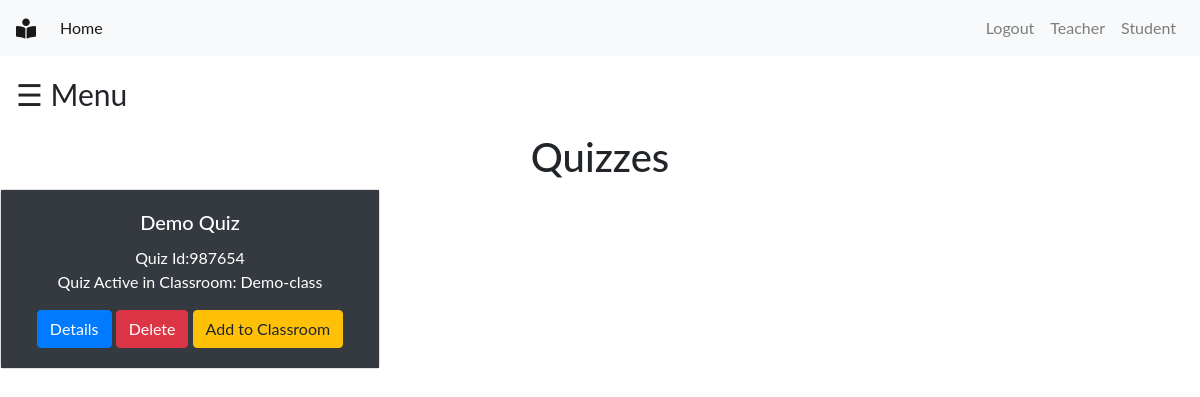
Screenshot of /polls/teacher/quiz/list/ (signed in) with the database file from the repository.
### polls/models.py (models this page shows, shortened)
class Quiz(models.Model):
    quiz_name = models.CharField(max_length=100)
    quiz_id = models.CharField(max_length=50)
    active = models.BooleanField(default=True)
    classroom = models.ForeignKey(Classroom, on_delete=models.CASCADE, null=True)
    teacher = models.ForeignKey(Teacher, on_delete=models.CASCADE)
    start_time = models.DateTimeField()
    end_time = models.DateTimeField()
    def get_absolute_url(self):
        return reverse('polls:quiz-detail', kwargs={'quiz_pk': self.id})

class Classroom(models.Model):
    c_name = models.CharField(max_length=100)
    class_id = models.CharField(max_length=100)
    teacher = models.ForeignKey(Teacher, on_delete=models.CASCADE)

### polls/views.py (the view)
# urls.py: path('teacher/quiz/list/', login_required(views.QuizListView.as_view()), name='quiz-list'),
class QuizListView(View):
    template_name = 'teacher/quiz_list.html'
    def get(self, request):
        teacher = Teacher.objects.filter(user=request.user).first()
        object_list = Quiz.objects.filter(teacher=teacher)
        context = {
            'object_list': object_list,
        }
        return render(request, self.template_name, context)

### polls/templates/teacher/quiz_list.html (shortened to what this page needs)
{% include 'base.html' %}
{% block content %}
{% include 'includes/sidebar.html' %}
<div class="container">
  <div class="row justify-content-center">
    <h1>Quizzes</h1>
  </div>
</div>
{% for object in object_list %}
{% if forloop.counter0|divisibleby:3 %} <div class="row"> {%  endif %}
    <div class="col-md-4">
    <div class="card text-center">
  <div class="card-body text-white bg-dark">
    <h5 class="card-title">{{object.quiz_name}}</h5>
    <p class="card-text">Quiz Id:{{object.quiz_id}}<br>
     {% if object.classroom %}
   Quiz Active in Classroom: {{object.classroom.c_name}}
        {% else %}
        <br>
      {% endif %}
    </p>
    <a href="{{ object.get_absolute_url }}" class="btn btn-primary">Details</a>
    <a href="{% url 'polls:quiz-delete' object.id %}" class="btn btn-danger">Delete</a>
    <a href="{% url 'polls:quiz-to-classroom' object.id %}" class="btn btn-warning">Add to Classroom</a>
  </div>
    </div>
    </div>
{%  if forloop.counter|divisibleby:3 or forloop.last %}</div><br>{%  endif %}
{%  endfor %}
{% endblock %}

### static/css/sidebar1.css (style rules this page uses)
body { font-family: "Lato", sans-serif; }

### rows the page displays
Quiz: quiz_name "Demo Quiz", quiz_id "987654", classroom.c_name "Demo-class"
